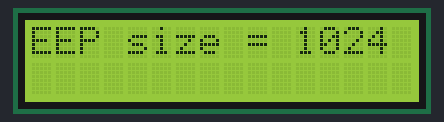
Simulated run of this sketch. Board: Arduino Uno, built with avr-gcc and run on an emulated ATmega328P. Shown: 16×2 character LCD.

Above: at 0.1 s.
At 4.1 s:
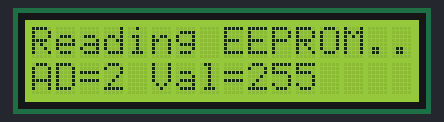
At 9.1 s:
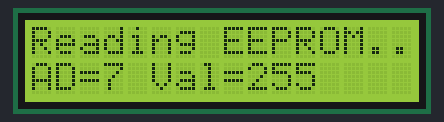
At 19.2 s:
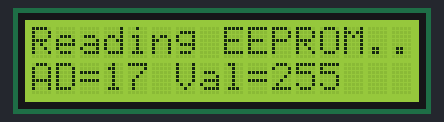
At 28.2 s:
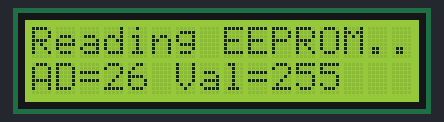
At 38.2 s:
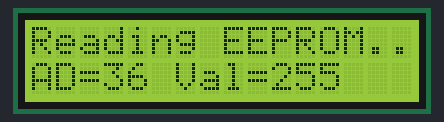

Measured:
- what the display in image 1 shows lasts 1.0 s, from 4.1 s to 5.1 s

The sketch:

arduino_eeprom.ino
```cpp
#include <LiquidCrystal.h>
#include <EEPROM.h>

const int rs = 12, en = 11, d4 = 5, d5 = 4, d6 = 3, d7 = 2;
LiquidCrystal lcd(rs, en, d4, d5, d6, d7);


void setup()
{
  lcd.begin(16, 2);

  byte val = 0;

  lcd.setCursor( 0, 0 );
  lcd.print("EEP size = ");
  lcd.print(EEPROM.length());
  delay(2000);

  // WRITE EEPROM
  /*lcd.setCursor( 0, 0 );
  lcd.print("Writting EEPROM...\n");
  for( int i=0; i<EEPROM.length(); i++ )
  {
    lcd.setCursor(0, 1);
    EEPROM.put( i, val );
    lcd.print( i );
    lcd.print(" - ");
    lcd.print( val );
    lcd.print("\n");
    val++;
    //delay(200);
  }*/

  lcd.setCursor(0, 0);
  lcd.print("Reading EEPROM...\n");
  for( int i=0; i<EEPROM.length(); i++ )
  {
    lcd.setCursor(0, 1);
    EEPROM.get( i, val );
    lcd.print("AD=");
    lcd.print( i );
    lcd.print(" Val=");
    lcd.print( val );
    lcd.print("   \n");
    delay(1000);
  }
  lcd.setCursor( 0, 0 );
  lcd.print("END...\n");
}

void loop()
{
  delay(1000);
}
```
